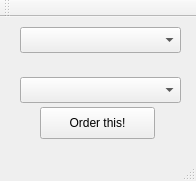
<?xml version="1.0" encoding="UTF-8"?>
<ui version="4.0">
 <class>MainWindow</class>
 <widget class="QMainWindow" name="MainWindow">
  <property name="geometry">
   <rect>
    <x>0</x>
    <y>0</y>
    <width>196</width>
    <height>181</height>
   </rect>
  </property>
  <property name="windowTitle">
   <string>MainWindow</string>
  </property>
  <widget class="QWidget" name="centralWidget">
   <widget class="QComboBox" name="productComboBox">
    <property name="geometry">
     <rect>
      <x>20</x>
      <y>60</y>
      <width>161</width>
      <height>26</height>
     </rect>
    </property>
   </widget>
   <widget class="QPushButton" name="orderButton">
    <property name="geometry">
     <rect>
      <x>40</x>
      <y>90</y>
      <width>115</width>
      <height>32</height>
     </rect>
    </property>
    <property name="text">
     <string>Order this!</string>
    </property>
   </widget>
   <widget class="QComboBox" name="categoryComboBox">
    <property name="geometry">
     <rect>
      <x>20</x>
      <y>10</y>
      <width>161</width>
      <height>26</height>
     </rect>
    </property>
   </widget>
  </widget>
  <widget class="QMenuBar" name="menuBar">
   <property name="geometry">
    <rect>
     <x>0</x>
     <y>0</y>
     <width>196</width>
     <height>22</height>
    </rect>
   </property>
  </widget>
  <widget class="QToolBar" name="mainToolBar">
   <attribute name="toolBarArea">
    <enum>TopToolBarArea</enum>
   </attribute>
   <attribute name="toolBarBreak">
    <bool>false</bool>
   </attribute>
  </widget>
  <widget class="QStatusBar" name="statusBar"/>
 </widget>
 <layoutdefault spacing="6" margin="11"/>
 <resources/>
 <connections/>
</ui>
